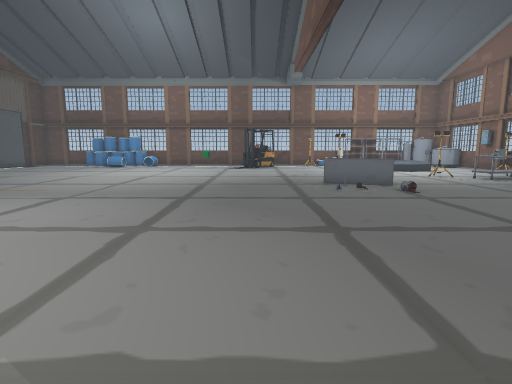
view 1 (above)

23 first-person views from a walk through a 3-D level made in the Unity game engine. The camera is 1.2 m above the floor, tilts 8° down and sees 80° across. The floor is counted in squares, 1 m on a side. Each view is taken from the middle of a square. On the plan, view 1 faces up. The plan holds only what a view shows up to about 13 squares ahead; the rest is blank. The place goes on beyond the plan. The player is left out. Door leaves are left out, so doorways stand open. Some surface patterns are stand-ins.

view 2
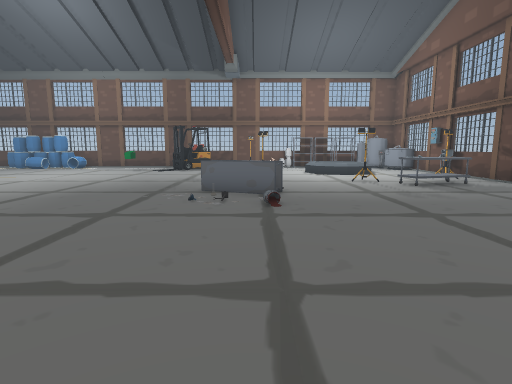

view 3
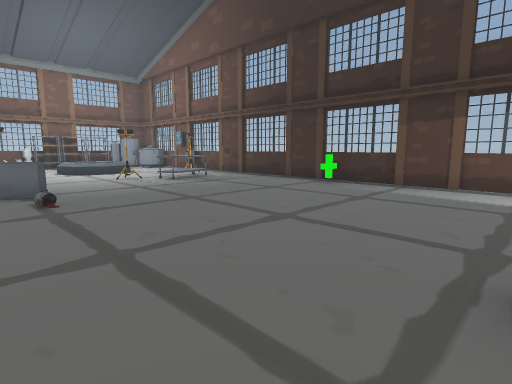

view 4
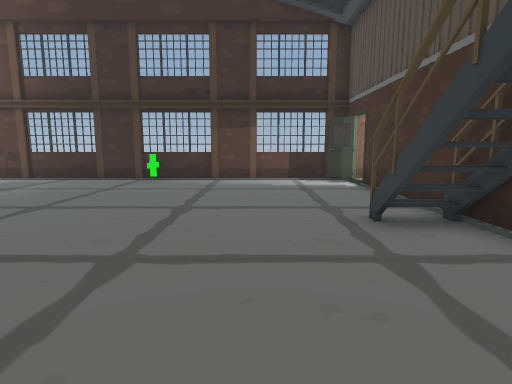

view 5
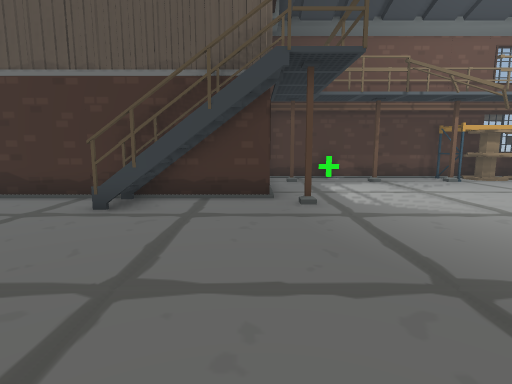

view 6
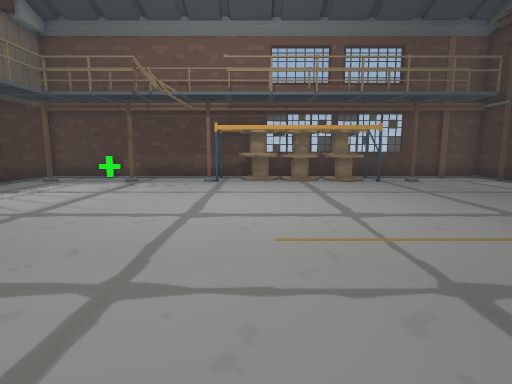

view 7
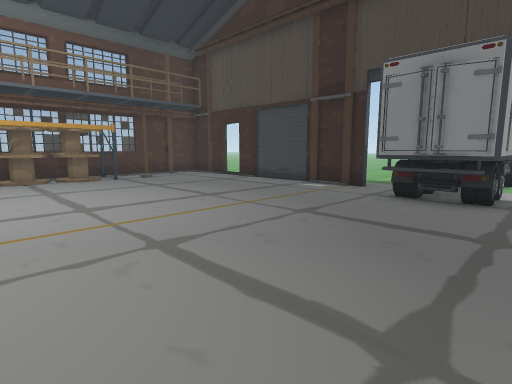

view 8
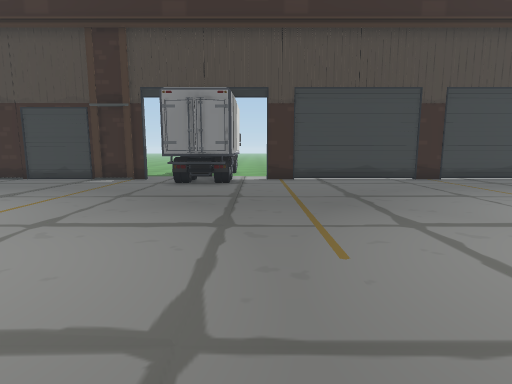

view 9
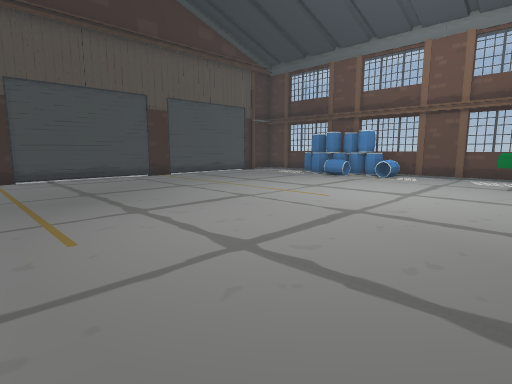

view 10
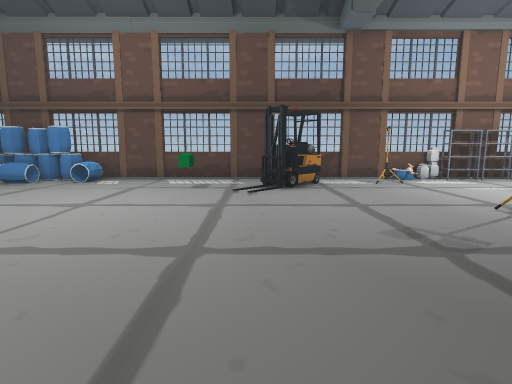

view 11
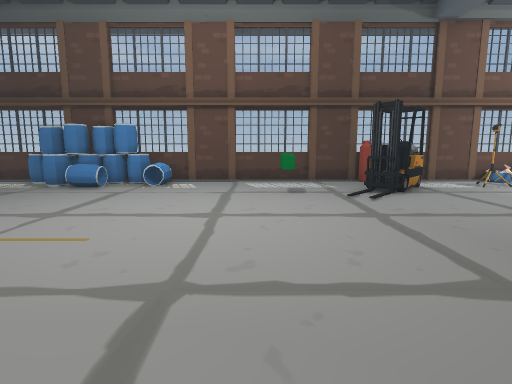

view 12
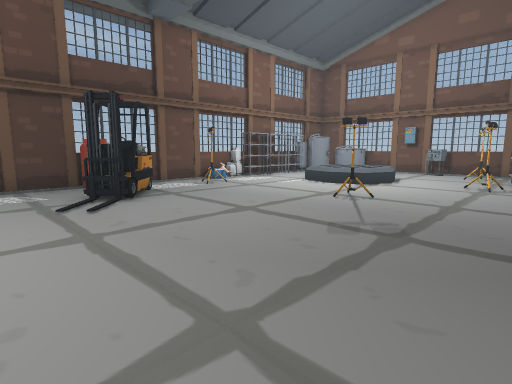

view 13
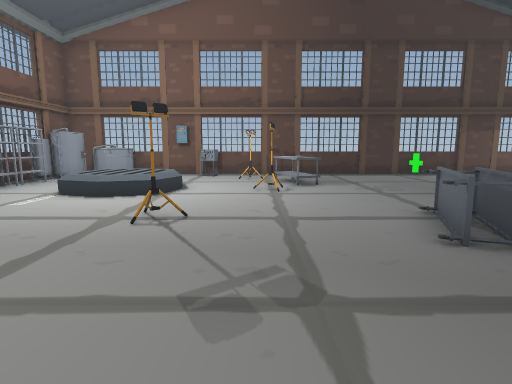

view 14
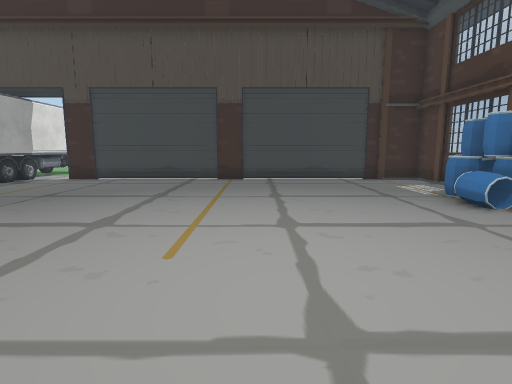

view 15
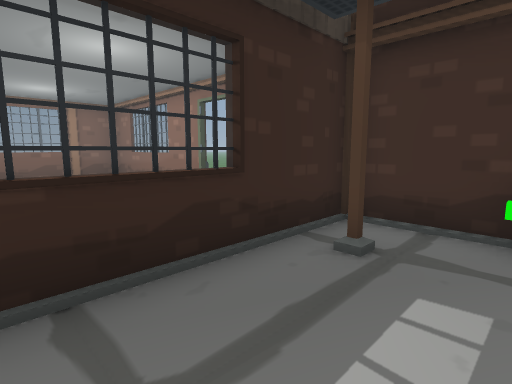

view 16
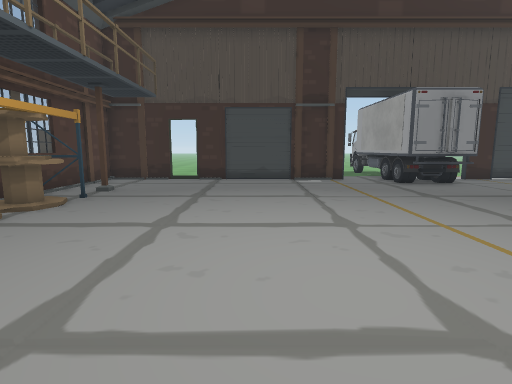

view 17
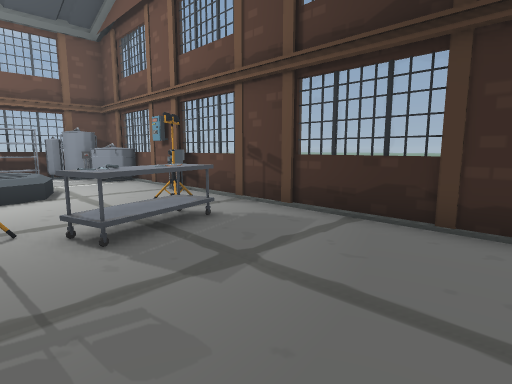

view 18
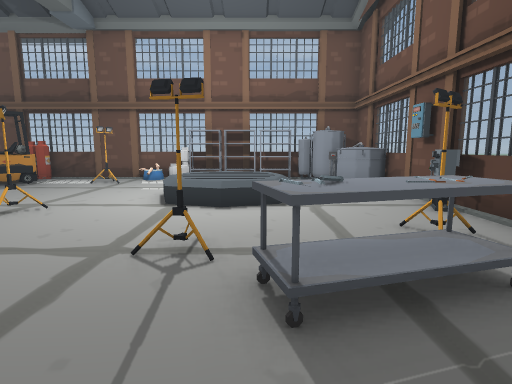

view 19
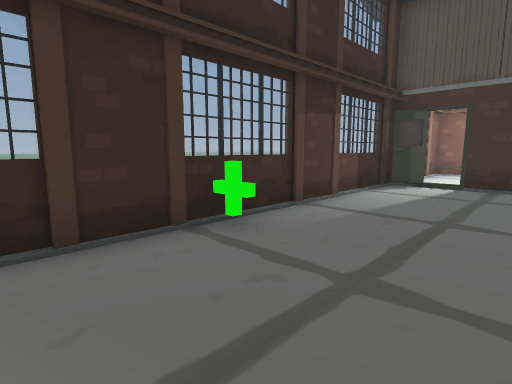

view 20
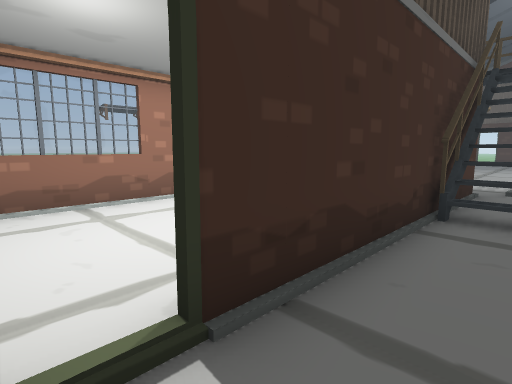

view 21
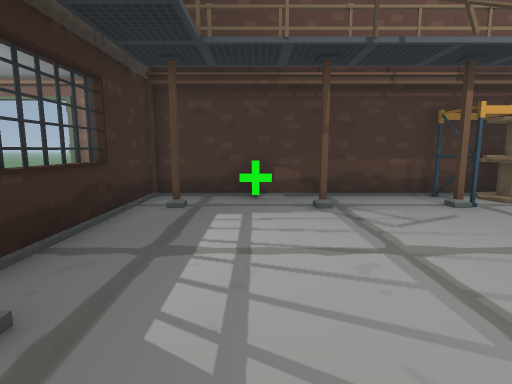

view 22
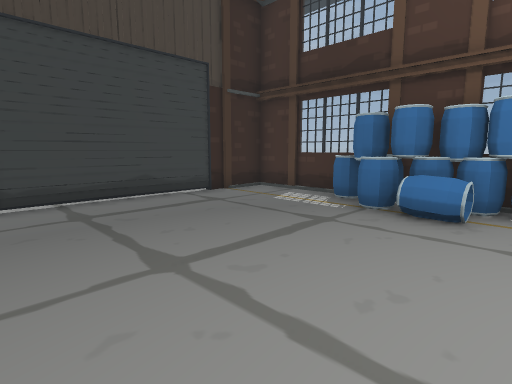

view 23
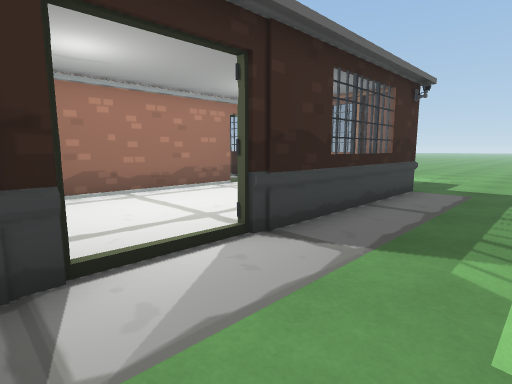

### Floor plan
Key: @ floor where view 1 was taken; # wall or solid block; x gap in a wall; . main floor; : floor 0.5 m higher than the main floor; / step, stairs or slope; D open door; = window, fence, low wall or low ledge; S shelf; T truck; B barrel; F forklift; A tank; M machine; O other object.
Columns run from 18 left of view 1 to 18 right of it. Each row starts with its distance up from view 1.
 23    ##==##===##==##===##==##==###
 22    #..BOBBBB......O....BSSSSSAA#
 21    #...BBBBB......FF..O.......A#
 20   .#...........O.FFF....... ..AA
 19   .#...........O..F....../  ...=
 18   .#.....................:  /..#
 17   .#...................../ :...M
 16   .#..................O........M
 15    #...........................=
 14   .#......................O...O#
 13   .#.......................OOO.#
 12   .#.................O.....OOO.#
 11   .#.................OO........=
 10   .#..................OO.......=
  9    #...........................#
  8   .............................#
  7 TTTTTT........................OO
  6    TTT.........................=
  5   TTTT.........................#
  4  ..............................#
  3  ..#...........................#
  2    #...........................=
  1    #..................###......=
  0    #..............@.O.###.....##
 -1    #.................########x##
 -2   ##.................#  .......=
 -3   DD.................# ........=
 -4    #..O.SSS.S.O..O..O# ........#
 -5    #....SSSSSS#......# ........#  ...
 -6    ###=#=#=#######O####DDD#===##.....
 -7                       ...............
 -8                        ..............
 -9                       . .....

Positions as (right, up) in squares from view 1, and headings:
1: (0, 0), facing up
2: (4, 2), facing up
3: (3, 1), facing up-right
4: (1, 3), facing right
5: (3, 7), facing down
6: (-6, 7), facing down
7: (-6, 8), facing down-left
8: (-3, 8), facing left
9: (-2, 8), facing up-left
10: (-1, 10), facing up
11: (-4, 11), facing up
12: (-3, 12), facing up-right
13: (-1, 14), facing right
14: (-3, 16), facing left
15: (0, -1), facing down-right
16: (-3, 0), facing left
17: (8, 8), facing up-right
18: (9, 10), facing up
19: (9, 10), facing down-right
20: (12, 1), facing down-left
21: (0, 2), facing down
22: (-8, 15), facing up-left
23: (4, -9), facing up-right
